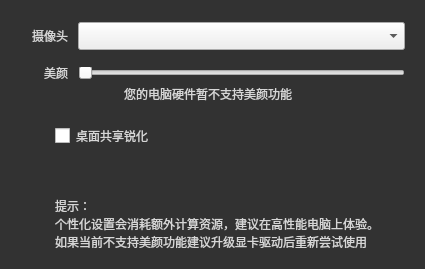
             <widget class="QWidget" name="page_ai_setting">
              <layout class="QHBoxLayout" name="horizontalLayout_41">
               <property name="spacing">
                <number>0</number>
               </property>
               <property name="leftMargin">
                <number>0</number>
               </property>
               <property name="topMargin">
                <number>0</number>
               </property>
               <property name="rightMargin">
                <number>0</number>
               </property>
               <property name="bottomMargin">
                <number>0</number>
               </property>
               <item>
                <widget class="QWidget" name="widget_17" native="true">
                 <property name="styleSheet">
                  <string notr="true">QWidget#widget_17{background-color: rgb(50, 50, 50);}
</string>
                 </property>
                 <layout class="QVBoxLayout" name="verticalLayout_14">
                  <property name="spacing">
                   <number>2</number>
                  </property>
                  <property name="leftMargin">
                   <number>10</number>
                  </property>
                  <property name="topMargin">
                   <number>22</number>
                  </property>
                  <property name="rightMargin">
                   <number>20</number>
                  </property>
                  <property name="bottomMargin">
                   <number>9</number>
                  </property>
                  <item>
                   <widget class="QWidget" name="widget_18" native="true">
                    <layout class="QHBoxLayout" name="horizontalLayout_42">
                     <property name="spacing">
                      <number>10</number>
                     </property>
                     <property name="leftMargin">
                      <number>0</number>
                     </property>
                     <property name="topMargin">
                      <number>0</number>
                     </property>
                     <property name="rightMargin">
                      <number>0</number>
                     </property>
                     <property name="bottomMargin">
                      <number>0</number>
                     </property>
                     <item alignment="Qt::AlignRight">
                      <widget class="QLabel" name="label_38">
                       <property name="styleSheet">
                        <string notr="true">font-size : 12px;
font-family : 微软雅黑;
color : #D6D6D6;</string>
                       </property>
                       <property name="text">
                        <string>摄像头</string>
                       </property>
                      </widget>
                     </item>
                     <item>
                      <widget class="ComboBox" name="comboBox_beautyCamera">
                       <property name="minimumSize">
                        <size>
                         <width>327</width>
                         <height>28</height>
                        </size>
                       </property>
                      </widget>
                     </item>
                    </layout>
                   </widget>
                  </item>
                  <item>
                   <widget class="QWidget" name="widget_22" native="true">
                    <layout class="QHBoxLayout" name="horizontalLayout_46">
                     <property name="spacing">
                      <number>0</number>
                     </property>
                     <property name="leftMargin">
                      <number>60</number>
                     </property>
                     <property name="topMargin">
                      <number>0</number>
                     </property>
                     <property name="rightMargin">
                      <number>0</number>
                     </property>
                     <property name="bottomMargin">
                      <number>0</number>
                     </property>
                    </layout>
                   </widget>
                  </item>
                  <item>
                   <widget class="QWidget" name="widget_20" native="true">
                    <layout class="QHBoxLayout" name="horizontalLayout_43">
                     <property name="spacing">
                      <number>10</number>
                     </property>
                     <property name="leftMargin">
                      <number>0</number>
                     </property>
                     <property name="topMargin">
                      <number>10</number>
                     </property>
                     <property name="rightMargin">
                      <number>0</number>
                     </property>
                     <property name="bottomMargin">
                      <number>0</number>
                     </property>
                     <item alignment="Qt::AlignRight">
                      <widget class="QLabel" name="label_35">
                       <property name="styleSheet">
                        <string notr="true">font-size : 12px;
font-family : 微软雅黑;
color : #D6D6D6;</string>
                       </property>
                       <property name="text">
                        <string>美颜</string>
                       </property>
                      </widget>
                     </item>
                     <item>
                      <widget class="QSlider" name="horizontalSlider_Beauty">
                       <property name="minimumSize">
                        <size>
                         <width>327</width>
                         <height>12</height>
                        </size>
                       </property>
                       <property name="maximumSize">
                        <size>
                         <width>327</width>
                         <height>12</height>
                        </size>
                       </property>
                       <property name="orientation">
                        <enum>Qt::Horizontal</enum>
                       </property>
                      </widget>
                     </item>
                    </layout>
                   </widget>
                  </item>
                  <item>
                   <widget class="QWidget" name="widget_24" native="true">
                    <layout class="QHBoxLayout" name="horizontalLayout_48">
                     <property name="spacing">
                      <number>0</number>
                     </property>
                     <property name="leftMargin">
                      <number>0</number>
                     </property>
                     <property name="topMargin">
                      <number>0</number>
                     </property>
                     <property name="rightMargin">
                      <number>0</number>
                     </property>
                     <property name="bottomMargin">
                      <number>0</number>
                     </property>
                     <item>
                      <spacer name="horizontalSpacer_38">
                       <property name="orientation">
                        <enum>Qt::Horizontal</enum>
                       </property>
                       <property name="sizeHint" stdset="0">
                        <size>
                         <width>114</width>
                         <height>20</height>
                        </size>
                       </property>
                      </spacer>
                     </item>
                     <item>
                      <widget class="QLabel" name="label_39">
                       <property name="styleSheet">
                        <string notr="true">font-size : 12px;
font-family : 微软雅黑;
color : #D6D6D6;</string>
                       </property>
                       <property name="text">
                        <string>您的电脑硬件暂不支持美颜功能</string>
                       </property>
                      </widget>
                     </item>
                     <item>
                      <spacer name="horizontalSpacer_41">
                       <property name="orientation">
                        <enum>Qt::Horizontal</enum>
                       </property>
                       <property name="sizeHint" stdset="0">
                        <size>
                         <width>113</width>
                         <height>20</height>
                        </size>
                       </property>
                      </spacer>
                     </item>
                    </layout>
                   </widget>
                  </item>
                  <item>
                   <spacer name="verticalSpacer_17">
                    <property name="orientation">
                     <enum>Qt::Vertical</enum>
                    </property>
                    <property name="sizeType">
                     <enum>QSizePolicy::Fixed</enum>
                    </property>
                    <property name="sizeHint" stdset="0">
                     <size>
                      <width>20</width>
                      <height>10</height>
                     </size>
                    </property>
                   </spacer>
                  </item>
                  <item>
                   <widget class="QWidget" name="widget_21" native="true">
                    <layout class="QHBoxLayout" name="horizontalLayout_44">
                     <property name="leftMargin">
                      <number>45</number>
                     </property>
                     <property name="topMargin">
                      <number>10</number>
                     </property>
                     <property name="rightMargin">
                      <number>0</number>
                     </property>
                     <property name="bottomMargin">
                      <number>0</number>
                     </property>
                     <item>
                      <widget class="QCheckBox" name="checkBox_desktopEnHance">
                       <property name="styleSheet">
                        <string notr="true">QCheckBox {font: 12px bold; color: rgb(214, 214, 214);}
QCheckBox:disabled {font: 12px bold; color: rgb(142, 142, 142);}
QCheckBox::indicator {width: 15px; height: 15px;}
QCheckBox::indicator:checked {border-image:url(:/sysButton/img/sysButton/check.png);}
QCheckBox::indicator:unchecked {border-image:url(:/sysButton/img/sysButton/uncheck.png);}
QCheckBox::indicator:checked:disabled {border-image:url(:/sysButton/img/sysButton/check.png);}
QCheckBox::indicator:unchecked:disabled {border-image:url(:/sysButton/img/sysButton/uncheck.png);}</string>
                       </property>
                       <property name="text">
                        <string>桌面共享锐化</string>
                       </property>
                      </widget>
                     </item>
                     <item>
                      <widget class="QLabel" name="label_desktop_hance">
                       <property name="minimumSize">
                        <size>
                         <width>14</width>
                         <height>14</height>
                        </size>
                       </property>
                       <property name="maximumSize">
                        <size>
                         <width>14</width>
                         <height>14</height>
                        </size>
                       </property>
                       <property name="sizeIncrement">
                        <size>
                         <width>14</width>
                         <height>14</height>
                        </size>
                       </property>
                       <property name="styleSheet">
                        <string notr="true">border-image: url(:/sysButton/img/sysButton/noiseTips.png);
</string>
                       </property>
                       <property name="text">
                        <string/>
                       </property>
                      </widget>
                     </item>
                     <item>
                      <spacer name="horizontalSpacer_17">
                       <property name="orientation">
                        <enum>Qt::Horizontal</enum>
                       </property>
                       <property name="sizeHint" stdset="0">
                        <size>
                         <width>40</width>
                         <height>20</height>
                        </size>
                       </property>
                      </spacer>
                     </item>
                    </layout>
                   </widget>
                  </item>
                  <item>
                   <spacer name="verticalSpacer_20">
                    <property name="orientation">
                     <enum>Qt::Vertical</enum>
                    </property>
                    <property name="sizeHint" stdset="0">
                     <size>
                      <width>20</width>
                      <height>40</height>
                     </size>
                    </property>
                   </spacer>
                  </item>
                  <item>
                   <widget class="QWidget" name="widget_23" native="true">
                    <layout class="QHBoxLayout" name="horizontalLayout_47">
                     <property name="leftMargin">
                      <number>45</number>
                     </property>
                     <item>
                      <widget class="QLabel" name="label_33">
                       <property name="styleSheet">
                        <string notr="true">font-size : 12px;
font-family : 微软雅黑;
color : #D6D6D6;</string>
                       </property>
                       <property name="text">
                        <string>提示：
个性化设置会消耗额外计算资源，建议在高性能电脑上体验。
如果当前不支持美颜功能建议升级显卡驱动后重新尝试使用</string>
                       </property>
                      </widget>
                     </item>
                    </layout>
                   </widget>
                  </item>
                 </layout>
                </widget>
               </item>
              </layout>
             </widget>
